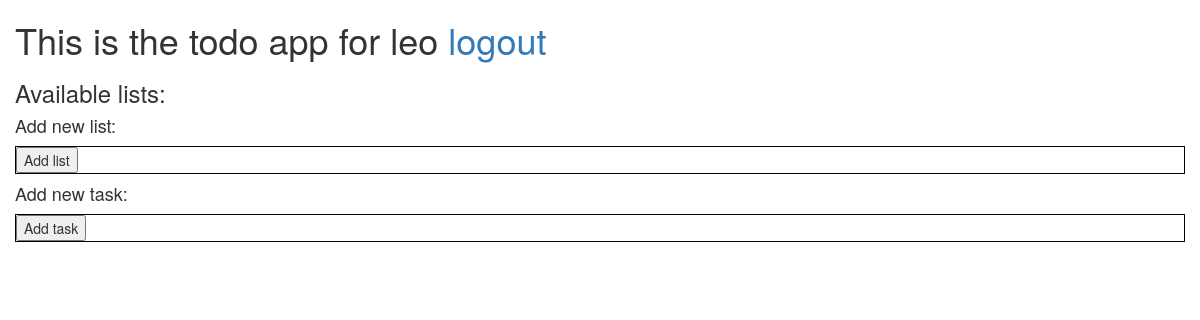
Page /todo_list/index/ (signed in) on the earlier database version.
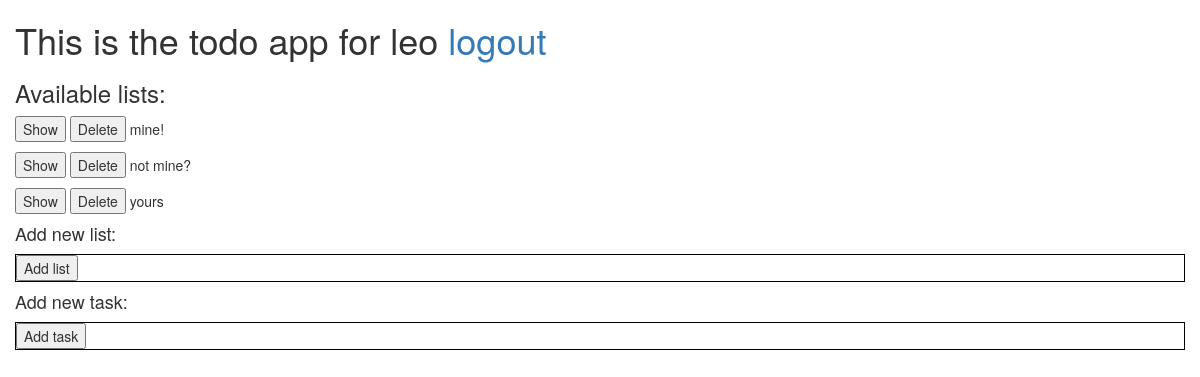
Same page on the later database version.
### todo_list/models.py (models this page shows, shortened)
class List(models.Model):
    user = models.ForeignKey(User)
    listname = models.CharField(max_length=200, default='To do')

### todo_list/views.py (the view)
@login_required(login_url='/todo_list/login/')
def index(request):
    current_user = request.user
    user_lists = current_user.list_set.all()
    addList = AddListForm()
    addTask = AddTaskForm()
    ctx = {'user': current_user, 'lists': user_lists, 'AddListForm': addList, 'AddListAction': '../addlist/', 'GetListAction': '../getlist/',
           'RemoveListAction': '../removelist', 'AddTaskForm': addTask, 'AddTaskAction': '../addtask/'}
    return render(request, 'todo_list/index.html', ctx)

### todo_list/templates/todo_list/index.html (shortened to what this page needs)
<!doctype html>
<html>
    <head>
        <link rel="stylesheet" href="https://maxcdn.bootstrapcdn.com/bootstrap/3.3.4/css/bootstrap.min.css">
        <link rel="stylesheet" type="text/css" href="/static/todo_list/css/todo.css">
    </head>
    <body>
        <div class="container">
            <div class="row">
            <div class="span12">
                <h1>This is the todo app for {{ user.username }} <a href={% url "todo_list:logoutin" %}>logout</a></h1>
                <h3>Available lists:</h3>
                {% for list in lists %}
                <p>
                    <button onclick="loadList('{{ list.listname }}')">Show</button>
                    <button onclick="removeList('{{ list.listname }}')">Delete</button>
                    {{ list.listname }}
                </p>
                {% endfor %}
                <h4>Add new list:</h4>
                <div class="formdiv">
                    <form id="addlistform" action="{{ AddListAction }}" method="POST">
                        <input type="submit" value="Add list"/>
                    </form>
                </div>
                <h4>Add new task:</h4>
                <div class="formdiv">
                    <form id="addtaskform" action="{{ AddTaskAction }}" method="POST">
                        <input type="submit" value="Add task"/>
                    </form>
                </div>
            </div>
            </div>
        </div>
    </body>
</html>

Differences in the rows shown:
added List: listname "mine!"
added List: listname "not mine?"
added List: listname "yours"
